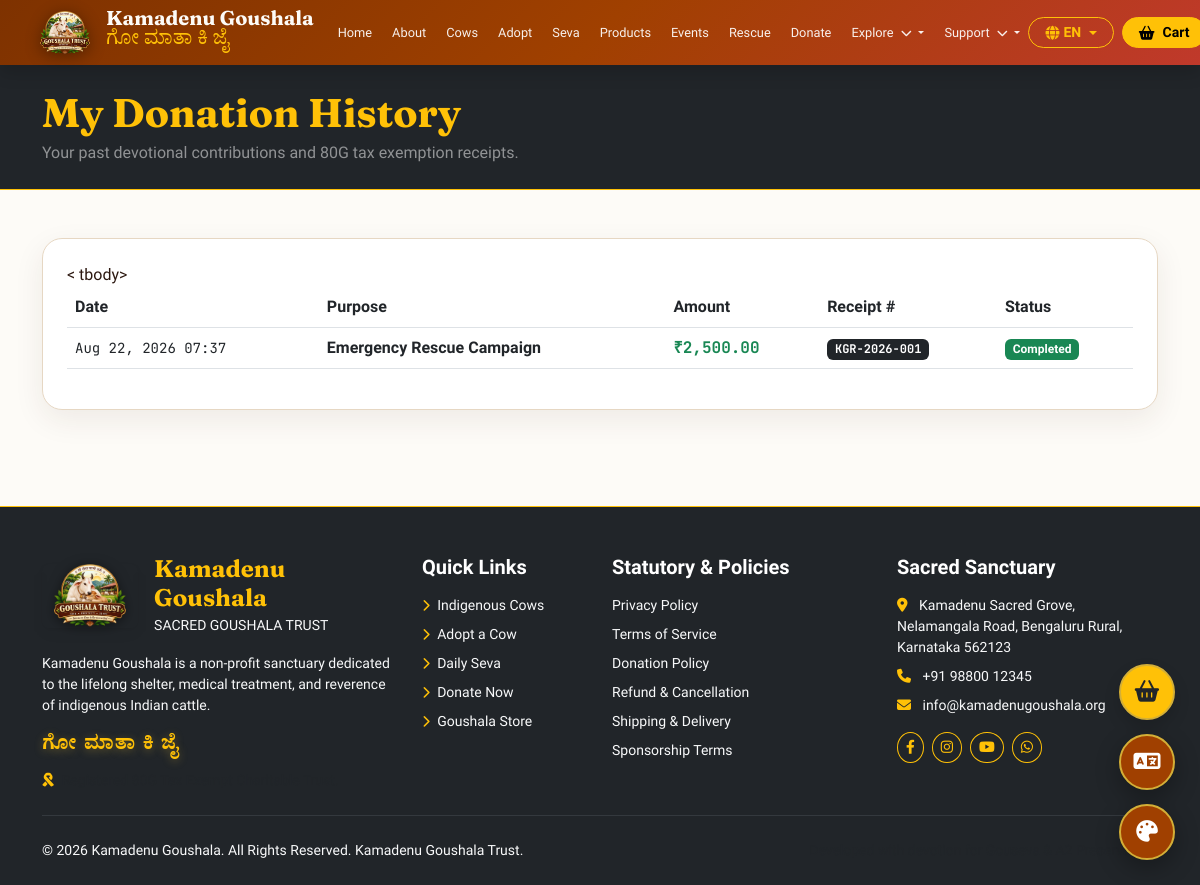
The page /my-donations.php (signed in) on the database its author committed.
### tables this page shows
CREATE TABLE IF NOT EXISTS `settings` (
  `id` INT AUTO_INCREMENT PRIMARY KEY,
  `setting_key` VARCHAR(100) NOT NULL UNIQUE,
  `setting_value` TEXT,
  `setting_group` VARCHAR(50) DEFAULT 'general',
  `description` VARCHAR(255)
);

CREATE TABLE IF NOT EXISTS `donations` (
  `id` INT AUTO_INCREMENT PRIMARY KEY,
  `user_id` INT,
  `donor_name` VARCHAR(100) NOT NULL,
  `donor_email` VARCHAR(150) NOT NULL,
  `donor_phone` VARCHAR(20),
  `pan_number` VARCHAR(20),
  `amount` DECIMAL(10,2) NOT NULL,
  `purpose` VARCHAR(100) DEFAULT 'General Gouseva',
  `is_anonymous` TINYINT(1) DEFAULT 0,
  `payment_id` VARCHAR(100),
  `status` ENUM('Completed', 'Pending', 'Failed', 'Pending Approval') DEFAULT 'Completed',
  `receipt_number` VARCHAR(50) UNIQUE,
  `created_at` TIMESTAMP DEFAULT CURRENT_TIMESTAMP,
  FOREIGN KEY (`user_id`) REFERENCES `users`(`id`) ON DELETE SET NULL
);

### config/database.php (called while the page is built, shortened)
<?php
function img_url($path) {
    $path = ltrim($path, '/');
    return '/Kamadenu/' . $path;
}
function get_current_lang() {
    static $lang_cache = null;
    if ($lang_cache !== null) {
        return $lang_cache;
    }
    $lang_cache = $_SESSION['lang'];
    return $lang_cache;
}
$current_lang = get_current_lang();
$lang_file = __DIR__ . '/../languages/' . $current_lang . '.php';
if (file_exists($lang_file)) {
    $translations = require $lang_file;
} else {
    $translations = require __DIR__ . '/../languages/en.php';
}
function __t($key, $default = '') {
    global $translations;
    if (isset($translations[$key]) && $translations[$key] !== '') {
        return $translations[$key];
    }
    return $default !== '' ? $default : $key;
}
function get_current_theme() {
    $theme_cache = $_SESSION['theme'];
    return $theme_cache;
}
function e($string) {
    return htmlspecialchars((string)$string, ENT_QUOTES, 'UTF-8');
}
function get_setting($pdo, $key, $default = '') {
    static $settings_cache = [];
    if (isset($settings_cache[$key])) {
        return $settings_cache[$key];
    }
    $stmt = $pdo->prepare("SELECT setting_value FROM settings WHERE setting_key = ?");
    $stmt->execute([$key]);
    $val = $stmt->fetchColumn();
    if ($val === false) {
        return $default;
    }
    $settings_cache[$key] = $val;
    return $val;
}

### my-donations.php (the view, shortened to what this page needs)
<?php
require_once __DIR__ . '/includes/header.php';
$user = current_user($pdo);
$stmt = $pdo->prepare("SELECT * FROM donations WHERE user_id = ? ORDER BY id DESC");
$stmt->execute([$user['id']]);
$donations = $stmt->fetchAll();
?>
<section class="py-4 bg-dark text-white border-bottom border-warning">
    <div class="container">
        <h1 class="font-heading text-warning mb-1">My Donation History</h1>
        <p class="text-white-50 mb-0">Your past devotional contributions and 80G tax exemption receipts.</p>
    </div>
</section>
<section class="py-5">
    <div class="container">
        <div class="kamadenu-card p-4">
            <?php if (empty($donations)): ?>
                <p class="text-muted text-center py-4">No donation history recorded yet.</p>
            <?php else: ?>
                <div class="table-responsive">
                    <table class="table table-hover align-middle">
                        <thead>
                            <tr>
                                <th>Date</th>
                                <th>Purpose</th>
                                <th>Amount</th>
                                <th>Receipt #</th>
                                <th>Status</th>
                            </tr>
                        </thead>
                            <?php foreach ($donations as $d): ?>
                                <tr>
                                    <td class="font-mono small"><?php echo date('M d, Y H:i', strtotime($d['created_at'])); ?></td>
                                    <td><strong><?php echo e($d['purpose']); ?></strong></td>
                                    <td class="font-mono fw-bold text-success">₹<?php echo number_format($d['amount'], 2); ?></td>
                                    <td><span class="badge bg-dark font-mono"><?php echo e($d['receipt_number']); ?></span></td>
                                    <td><span class="badge bg-success"><?php echo e($d['status']); ?></span></td>
                                </tr>
                            <?php endforeach; ?>
                    </table>
                </div>
            <?php endif; ?>
        </div>
    </div>
</section>
<?php require_once __DIR__ . '/includes/footer.php'; ?>

### includes/header.php (shortened to what this page needs)
<?php
require_once __DIR__ . '/../config/database.php';
$theme = get_current_theme();
$lang = get_current_lang();
$current_page = basename($_SERVER['SCRIPT_NAME']);
function is_nav_active($page, $current) {
    return ($current === $page) ? 'active glow-nav-item fw-bold text-warning' : '';
}
function is_dropdown_active($pages, $current) {
    return in_array($current, $pages) ? 'active glow-nav-item fw-bold text-warning' : '';
}
?>
<!DOCTYPE html>
<html lang="<?php echo e($lang); ?>" data-theme="<?php echo e($theme); ?>">
<head>
    <title><?php echo e(get_setting($pdo, 'site_name', 'Kamadenu Goushala')); ?> | <?php echo __t('tagline'); ?></title>
    <link rel="stylesheet" href="https://cdnjs.cloudflare.com/ajax/libs/font-awesome/6.4.0/css/all.min.css">
    <link rel="stylesheet" href="https://cdn.jsdelivr.net/npm/bootstrap@5.3.0/dist/css/bootstrap.min.css">
    <link rel="stylesheet" href="/Kamadenu/css/style.css">
    <link id="theme-stylesheet" rel="stylesheet" href="/Kamadenu/css/<?php echo e($theme); ?>.css">
</head>
<body>
<nav class="navbar navbar-expand-xl navbar-dark navbar-kamadenu sticky-top py-2 shadow">
    <div class="container-fluid px-lg-3">
        <a class="navbar-brand py-0 me-3 d-flex align-items-center" href="/Kamadenu/index.php">
            <?php
            $logo_setting = get_setting($pdo, 'website_logo', '');
            $logo_url = img_url(empty($logo_setting) ? 'assets/images/logo.png' : $logo_setting);
            ?>
            <img src="<?php echo htmlspecialchars($logo_url); ?>" alt="Kamadenu Goushala Trust Logo" class="brand-logo me-2.5" style="height: 44px; width: auto; object-fit: contain; filter: drop-shadow(0 3px 8px rgba(0,0,0,0.4));">
            <div class="d-inline-block align-middle">
                <span class="d-block lh-1 fs-5 fw-bold"><?php echo e(get_setting($pdo, 'site_name', 'Kamadenu Goushala')); ?></span>
                <small class="fs-7 fw-normal text-warning d-none d-sm-block kn-text">ಗೋ ಮಾತಾ ಕಿ ಜೈ</small>
            </div>
        </a>
        <div class="collapse navbar-collapse" id="mainNavbar">
            <ul class="navbar-nav mx-auto mb-2 mb-xl-0 align-items-center gap-1">
                <li class="nav-item"><a class="nav-link text-nowrap <?php echo is_nav_active('index.php', $current_page); ?>" href="/Kamadenu/index.php"><?php echo __t('nav_home'); ?></a></li>
                <li class="nav-item"><a class="nav-link text-nowrap <?php echo is_nav_active('about.php', $current_page); ?>" href="/Kamadenu/about.php"><?php echo __t('nav_about'); ?></a></li>
                <li class="nav-item"><a class="nav-link text-nowrap <?php echo is_nav_active('cows.php', $current_page); ?>" href="/Kamadenu/cows.php"><?php echo __t('nav_cows'); ?></a></li>
                <li class="nav-item"><a class="nav-link text-nowrap <?php echo is_nav_active('adopt.php', $current_page); ?>" href="/Kamadenu/adopt.php"><?php echo __t('nav_adopt'); ?></a></li>
                <li class="nav-item"><a class="nav-link text-nowrap <?php echo is_nav_active('seva.php', $current_page); ?>" href="/Kamadenu/seva.php"><?php echo __t('nav_seva'); ?></a></li>
                <li class="nav-item"><a class="nav-link text-nowrap <?php echo is_nav_active('products.php', $current_page); ?>" href="/Kamadenu/products.php"><?php echo __t('nav_products'); ?></a></li>
                <li class="nav-item"><a class="nav-link text-nowrap <?php echo is_nav_active('events.php', $current_page); ?>" href="/Kamadenu/events.php"><?php echo __t('nav_events'); ?></a></li>
                <li class="nav-item"><a class="nav-link text-nowrap <?php echo is_nav_active('emergency.php', $current_page); ?>" href="/Kamadenu/emergency.php"><?php echo __t('nav_emergency'); ?></a></li>
                <li class="nav-item"><a class="nav-link text-nowrap <?php echo is_nav_active('donate.php', $current_page); ?>" href="/Kamadenu/donate.php"><?php echo __t('nav_donate'); ?></a></li>
                <li class="nav-item dropdown">
                    <a class="nav-link dropdown-toggle text-nowrap <?php echo is_dropdown_active(['stories.php', 'gallery.php', 'activity-feed.php'], $current_page); ?>" href="#" role="button" data-bs-toggle="dropdown" aria-expanded="false">
                        Explore <i class="fas fa-chevron-down ms-1 small"></i>
                    </a>
                </li>
                <li class="nav-item dropdown">
                    <a class="nav-link dropdown-toggle text-nowrap <?php echo is_dropdown_active(['volunteer.php', 'contact.php'], $current_page); ?>" href="#" role="button" data-bs-toggle="dropdown" aria-expanded="false">
                        Support <i class="fas fa-chevron-down ms-1 small"></i>
                    </a>
                </li>
            </ul>
            <div class="d-flex align-items-center gap-2">
                <div class="dropdown">
                    <button class="btn btn-outline-warning btn-sm dropdown-toggle rounded-pill px-3 font-ui fw-bold d-flex align-items-center gap-1" type="button" data-bs-toggle="dropdown" aria-expanded="false">
                        <i class="fas fa-globe"></i>
                        <span class="text-uppercase"><?php echo e($lang); ?></span>
                    </button>
                </div>
                <a href="/Kamadenu/cart.php" class="btn btn-warning btn-sm rounded-pill font-ui fw-bold px-3 d-flex align-items-center gap-2 position-relative <?php echo is_nav_active('cart.php', $current_page); ?>" title="<?php echo __t('nav_cart'); ?>">
                    <i class="fas fa-shopping-basket"></i>
                    <span><?php echo __t('nav_cart'); ?></span>
                </a>
            </div>
        </div>
    </div>
</nav>

### includes/footer.php (shortened to what this page needs)
<?php require_once __DIR__ . '/floating-controls.php'; ?>
<footer class="bg-dark text-light pt-5 pb-4 mt-5 border-top border-warning">
    <div class="container">
        <div class="row g-4">
            <div class="col-lg-4 col-md-6">
                <div class="d-flex align-items-center mb-3">
                    <img src="/Kamadenu/assets/images/logo.png" alt="Kamadenu Goushala Trust Logo" class="me-3 rounded-3 shadow-sm" style="height: 64px; width: auto; object-fit: contain; filter: drop-shadow(0 2px 6px rgba(0,0,0,0.5));">
                    <div>
                        <h4 class="font-heading text-warning mb-0"><?php echo __t('site_title'); ?></h4>
                        <small class="text-warning-50 font-ui fs-7">SACRED GOUSHALA TRUST</small>
                    </div>
                </div>
                <p class="text-secondary-50 small"><?php echo __t('footer_about'); ?></p>
                <div class="devotional-phrase text-warning fs-5 my-2">ಗೋ ಮಾತಾ ಕಿ ಜೈ</div>
                <p class="small text-muted mb-0"><i class="fas fa-ribbon text-warning me-1"></i> <?php echo __t('footer_gov_reg'); ?></p>
            </div>
            <div class="col-lg-2 col-md-6">
                <h5 class="font-ui text-white fw-bold mb-3">Quick Links</h5>
                <ul class="list-unstyled small">
                    <li class="mb-2"><a href="/Kamadenu/cows.php" class="text-light text-decoration-none"><i class="fas fa-chevron-right me-1 text-warning small"></i> Indigenous Cows</a></li>
                    <li class="mb-2"><a href="/Kamadenu/adopt.php" class="text-light text-decoration-none"><i class="fas fa-chevron-right me-1 text-warning small"></i> Adopt a Cow</a></li>
                    <li class="mb-2"><a href="/Kamadenu/seva.php" class="text-light text-decoration-none"><i class="fas fa-chevron-right me-1 text-warning small"></i> Daily Seva</a></li>
                    <li class="mb-2"><a href="/Kamadenu/donate.php" class="text-light text-decoration-none"><i class="fas fa-chevron-right me-1 text-warning small"></i> Donate Now</a></li>
                    <li class="mb-2"><a href="/Kamadenu/products.php" class="text-light text-decoration-none"><i class="fas fa-chevron-right me-1 text-warning small"></i> Goushala Store</a></li>
                </ul>
            </div>
            <div class="col-lg-3 col-md-6">
                <h5 class="font-ui text-white fw-bold mb-3">Statutory & Policies</h5>
                <ul class="list-unstyled small">
                    <li class="mb-2"><a href="/Kamadenu/privacy.php" class="text-light text-decoration-none">Privacy Policy</a></li>
                    <li class="mb-2"><a href="/Kamadenu/terms.php" class="text-light text-decoration-none">Terms of Service</a></li>
                    <li class="mb-2"><a href="/Kamadenu/donation-policy.php" class="text-light text-decoration-none">Donation Policy</a></li>
                    <li class="mb-2"><a href="/Kamadenu/refund-policy.php" class="text-light text-decoration-none">Refund & Cancellation</a></li>
                    <li class="mb-2"><a href="/Kamadenu/shipping-policy.php" class="text-light text-decoration-none">Shipping & Delivery</a></li>
                    <li class="mb-2"><a href="/Kamadenu/sponsorship-terms.php" class="text-light text-decoration-none">Sponsorship Terms</a></li>
                </ul>
            </div>
            <div class="col-lg-3 col-md-6">
                <h5 class="font-ui text-white fw-bold mb-3">Sacred Sanctuary</h5>
                <p class="small text-light mb-2"><i class="fas fa-map-marker-alt text-warning me-2"></i> <?php echo e(get_setting($pdo, 'goushala_address', 'Kamadenu Grove, Nelamangala Road, Bengaluru Rural, Karnataka 562123')); ?></p>
                <p class="small text-light mb-2"><i class="fas fa-phone text-warning me-2"></i> <?php echo e(get_setting($pdo, 'contact_phone', '+91 98800 12345')); ?></p>
                <p class="small text-light mb-3"><i class="fas fa-envelope text-warning me-2"></i> <?php echo e(get_setting($pdo, 'contact_email', 'info@kamadenugoushala.org')); ?></p>
                <div class="d-flex gap-2">
                    <a href="#" class="btn btn-outline-warning btn-sm rounded-circle"><i class="fab fa-facebook-f"></i></a>
                    <a href="#" class="btn btn-outline-warning btn-sm rounded-circle"><i class="fab fa-instagram"></i></a>
                    <a href="#" class="btn btn-outline-warning btn-sm rounded-circle"><i class="fab fa-youtube"></i></a>
                    <a href="#" class="btn btn-outline-warning btn-sm rounded-circle"><i class="fab fa-whatsapp"></i></a>
                </div>
            </div>
        </div>
        <hr class="my-4 border-secondary">
        <div class="row align-items-center small">
            <div class="col-md-6 text-center text-md-start mb-2 mb-md-0">
                &copy; <?php echo date('Y'); ?> <?php echo __t('site_title'); ?>. <?php echo __t('footer_rights'); ?>
            </div>
            <div class="col-md-6 text-center text-md-end text-muted">
                Developed with devotion for Gouseva & A2 Preservation.
            </div>
        </div>
    </div>
</footer>
</body>
</html>

### rows shown on the page
settings: setting_value "Kamadenu Goushala"
donations: created_at "Aug 22, 2026 07:37", purpose "Emergency Rescue Campaign", amount "2,500.00", receipt_number "KGR-2026-001", status "Completed"
settings: setting_value "Kamadenu Sacred Grove, Nelamangala Road, Bengaluru Rural, Karnataka 562123"
settings: setting_value "+91 98800 12345"
settings: setting_value "info@kamadenugoushala.org"

### other values the page prints
__t('nav_home') "Home"
__t('nav_about') "About"
__t('nav_cows') "Cows"
__t('nav_adopt') "Adopt"
__t('nav_seva') "Seva"
__t('nav_products') "Products"
__t('nav_events') "Events"
__t('nav_emergency') "Rescue"
__t('nav_donate') "Donate"
$lang "EN"
__t('nav_cart') "Cart"
__t('site_title') "Kamadenu Goushala"
__t('footer_about') "Kamadenu Goushala is a non-profit sanctuary dedicated to the lifelong shelter, medical treatment, and reverence of indigenous Indian cattle."
__t('footer_rights') "All Rights Reserved. Kamadenu Goushala Trust."
